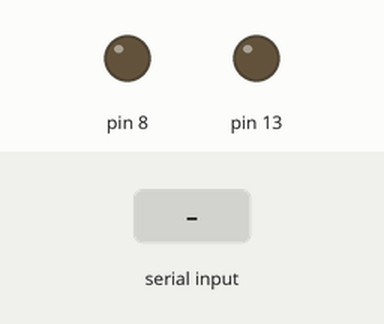
Bench run of a sketch on a simulated Arduino Uno, built with avr-gcc and run on an emulated ATmega328P. Shown: output pins drawn as LEDs (lit = HIGH). The test bench sets the inputs (shaded band). Storage starts empty; what the sketch prints to the serial monitor is not drawn.

Above: at 1.2 s.
1.3 s: "1" received over Serial
Timing chart, 0 to 4.3 s (numbered marks = the images above; inputs shaded):
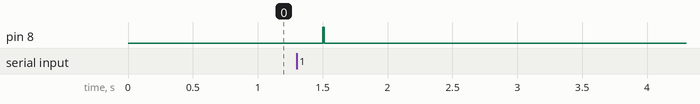

The sketch:

DataLogger.ino
```cpp
 /*Timer Interrupt
  * author: Erik Winkler
  * date:10.12.2020
  * Notes:
  * internal 16-bit timers of ATmega2560 TIM4 and TIM5 are used in Input Cature Mode
  * output signals are provided by pin 4 (for ICP4) and pin 5 (for ICP5)
  *
  * serial read for COMP mode Timer 0
  *
  */

  /*possible prescaler settings
   * CSn2   CSn1   CSn0     presc
   *  0       0      1      no prescaling
   *  0       1      0      8
   *  0       1      1      64
   *  1       0      0      256
   *  1       0      1      1024
   *  t_ovf=2^16*presc/(16MHz)
   */


#include <avr/interrupt.h>
#include <SPI.h>
#include <SD.h>
#include "string.h"

#define SAMPLE_FREQ 1
#define CLK_FREQ 8000000
#define TIMEOUT 10000
#define cardSelect 4
#define BUFFER_SIZE 1000


//private variables
float time = 0;
String msg = "";
File logfile;
int count = 0;
char filename[15];
char message[BUFFER_SIZE];
int charPos = 0;
int readData();
void setInterrupt();
void logMsg();
void error(uint8_t errno);


ISR(TIMER1_COMPA_vect)
{
  TCNT1=0;            //reset timer
  //readData();
  if(count<20)
  {
    logMsg();
    count++;
  }

}


void setup() {
  //set BAUDRATE for serial communication
  Serial.begin(115200);
  while(!Serial){/*wait for serial*/}
  pinMode(13, OUTPUT);
  pinMode(8, OUTPUT);
  //configurate timers
  setInterrupt();

  if (!SD.begin(cardSelect)) {
    Serial.println("Card init. failed!");
    error(2);
  }

  strcpy(filename, "log00.txt");
  for (uint8_t i = 0; i < 100; i++) {
    filename[3] = '0' + i/10;
    filename[4] = '0' + i%10;
    // create if does not exist, do not open existing, write, sync after write
    if (! SD.exists(filename)) {
      break;
    }
  }


  logfile = SD.open(filename, FILE_WRITE);
  if( ! logfile ) {
    Serial.print("Couldnt create ");
    Serial.println(filename);
    error(3);
  }

  Serial.print("Writing to ");
  Serial.println(filename);

  Serial.println("Ready!");
}


void loop()
{
  readData();
}

int readData()
{
  int time_now = millis();
  while (!Serial.available())
  {
    //wait for input
    if(millis()-time_now>TIMEOUT)return 0;
  }
  while (Serial.available() && charPos < BUFFER_SIZE )
  {
    message[charPos] = Serial.read();  //read until timeout
    charPos++;
  }
  Serial.println("on");


  return 1;
}

void logMsg()
{
  if(charPos>0)
  {

  digitalWrite(8, HIGH);
  File logfile = SD.open(filename, FILE_WRITE);

  logfile.print(millis()/1000,3);
  logfile.print(",");
  for(int i = 0; i< charPos; i++){
    Serial.print(message[i]);
    logfile.println(message[i]);
  }
  logfile.close();
  charPos=0;
  digitalWrite(8, LOW);
  }

}

void setInterrupt()
{
  //disable global interrupt
  cli();
/*timer 1 settings */
  // timer 1 is set up in ctc mode
  // reset timer 1
  TCCR1A=0;
  TCCR1B=0;
  //set prescaler to 1024
  TCCR1B |= 1<<CS12 | 1<<CS10;
  //set ctc mode
  TCCR1B |= 1<<WGM12;
  // reset timer 1 counter
  TCNT1 = 0;
  OCR1A = (int)((CLK_FREQ/1024)/SAMPLE_FREQ)-1;
  TIMSK1 |= 1<<OCIE1A; // Enable Timer 1 interrupt
  // re-enable interrupts
  sei();
}

void error(uint8_t errno) {
  while(1) {
    uint8_t i;
    for (i=0; i<errno; i++) {
      digitalWrite(13, HIGH);
      delay(100);
      digitalWrite(13, LOW);
      delay(100);
    }
    for (i=errno; i<10; i++) {
      delay(200);
    }
  }
}
```

Measured:
- after the input at 1.3 s, pin 8: LOW → HIGH after 0.20 s, → LOW 0.01 s later
